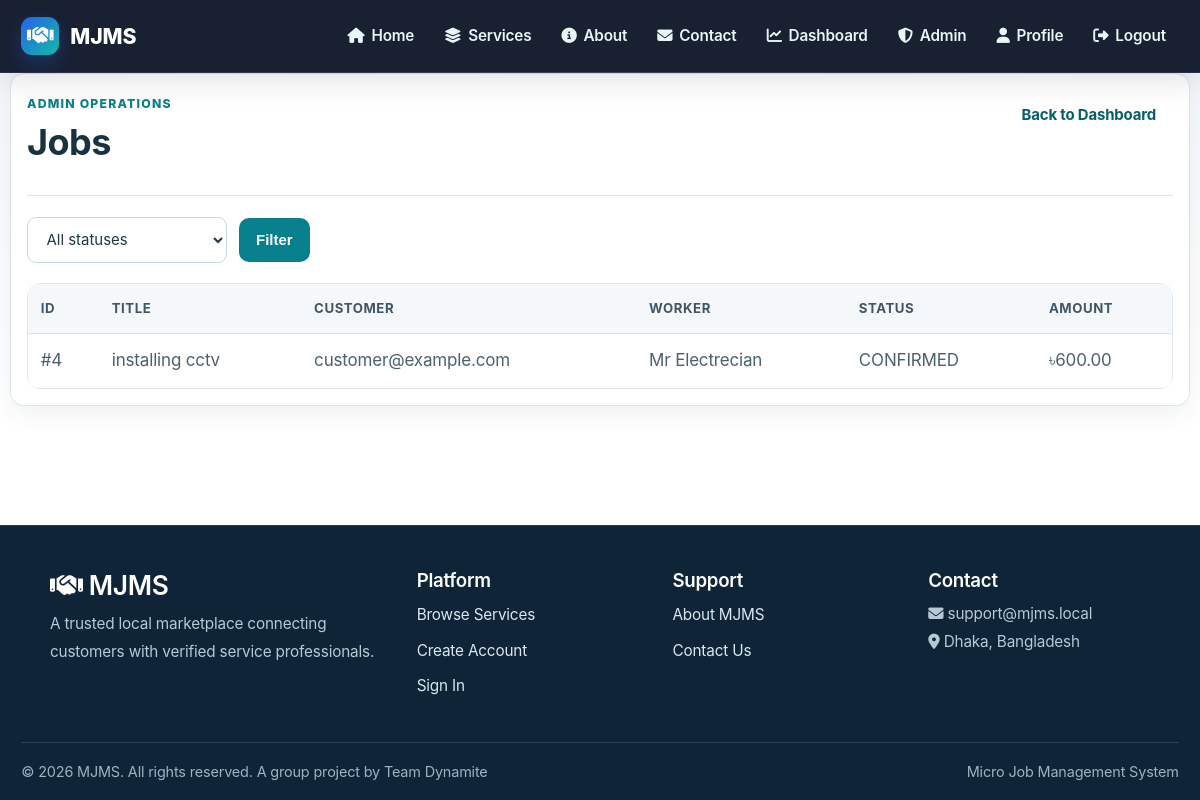
The app's page /dashboard/admin/jobs/ (signed in) with its own data.
### bookings/models.py (models this page shows, shortened)
class Job(models.Model):
    STATUS_CHOICES = [
        ('CONFIRMED', 'Confirmed'),
        ('IN_PROGRESS', 'In Progress'),
        ('COMPLETED', 'Completed'),
        ('CANCELLED', 'Cancelled'),
    ]
    service_request = models.OneToOneField(
        ServiceRequest,
        on_delete=models.CASCADE,
        related_name='job'
    )
    job_application = models.OneToOneField(
        JobApplication,
        on_delete=models.CASCADE,
        related_name='job'
    )
    customer = models.ForeignKey(
        settings.AUTH_USER_MODEL,
        on_delete=models.CASCADE,
        related_name='jobs_as_customer'
    )
    worker = models.ForeignKey(
        settings.AUTH_USER_MODEL,
        on_delete=models.CASCADE,
        related_name='jobs_as_worker'
    )
    title = models.CharField(max_length=200)
    description = models.TextField()
    proposed_price = models.DecimalField(max_digits=10, decimal_places=2)
    estimated_duration = models.DurationField()
    scheduled_date = models.DateField()
    scheduled_time_start = models.TimeField(null=True, blank=True)
    scheduled_time_end = models.TimeField(null=True, blank=True)
    location = models.CharField(max_length=255)
    address = models.TextField()
    status = models.CharField(
        max_length=20,
        choices=STATUS_CHOICES,
        default='CONFIRMED'
    )
    actual_start_time = models.DateTimeField(null=True, blank=True)
    actual_end_time = models.DateTimeField(null=True, blank=True)
    actual_price = models.DecimalField(
        max_digits=10, decimal_places=2, null=True, blank=True,
        help_text="Final price if different from proposed"
    )
    price_agreed = models.BooleanField(
        default=False,
        help_text="Whether the customer has accepted the current price"
    )
    price_agreed_at = models.DateTimeField(null=True, blank=True)
    completion_notes = models.TextField(blank=True, help_text="Notes from worker after completion")
    created_at = models.DateTimeField(auto_now_add=True)
    updated_at = models.DateTimeField(auto_now=True)
    class Meta:
        ordering = ['-created_at']
        indexes = [
            models.Index(fields=['customer', 'status']),
            models.Index(fields=['worker', 'status']),
            models.Index(fields=['scheduled_date']),
        ]

### accounts/models.py (models this page shows, shortened)
class CustomUser(AbstractBaseUser, PermissionsMixin):
    ROLE_CHOICES = (
        ('customer', 'Customer'),
        ('worker', 'Worker'),
        ('admin', 'Admin'),
    )
    first_name = models.CharField(max_length=150, blank=True)
    last_name = models.CharField(max_length=150, blank=True)
    email = models.EmailField(unique=True)
    is_staff = models.BooleanField(default=False)
    is_active = models.BooleanField(default=True)
    date_joined = models.DateTimeField(auto_now_add=False, null=True)
    objects = CustomUserManager()
    USERNAME_FIELD = 'email'
    REQUIRED_FIELDS = []
    def __init__(self, *args, **kwargs):
        legacy_verified = kwargs.pop('is_verified_worker', None)
        if legacy_verified is not None:
            kwargs['worker_status'] = 'APPROVED' if legacy_verified else 'PENDING'
        super().__init__(*args, **kwargs)
    WORKER_STATUS_CHOICES = [
        ('PENDING', 'Pending Approval'),
        ('APPROVED', 'Approved'),
        ('REJECTED', 'Rejected'),
        ('BLOCKED', 'Blocked'),
    ]
    CUSTOMER_STATUS_CHOICES = [
        ('ACTIVE', 'Active'),
        ('BLOCKED', 'Blocked'),
    ]
    role = models.CharField(max_length=20, choices=ROLE_CHOICES, default='customer')
    phone = models.CharField(max_length=15, blank=True, null=True)
    address = models.TextField(blank=True, null=True)
    city = models.CharField(max_length=100, blank=True, null=True)
    profile_picture = models.ImageField(
        upload_to='profile_pictures/',
        blank=True,
        null=True
    )
    preferred_contact_method = models.CharField(
        max_length=20,
        choices=(
            ('Email', 'Email'),
            ('SMS', 'SMS'),
        ),
        default='Email'
    )
    receive_notifications = models.BooleanField(default=True)
    is_blocked = models.BooleanField(default=False)
    worker_status = models.CharField(
        max_length=20,
        choices=WORKER_STATUS_CHOICES,
        default='PENDING',
        null=True,
        blank=True,
        help_text="Status for worker accounts only"
    )
    customer_status = models.CharField(
        max_length=20,
        choices=CUSTOMER_STATUS_CHOICES,
        default='ACTIVE',
        null=True,
        blank=True,
        help_text="Status for customer accounts only"
    )
    created_at = models.DateTimeField(auto_now_add=True, null=True)
    updated_at = models.DateTimeField(auto_now=True)
    def get_full_name(self):
        return f'{self.first_name} {self.last_name}'.strip()
    @property
    def is_verified_worker(self):
        """Backward-compatible alias for the worker approval status."""
        return self.role == 'worker' and self.worker_status == 'APPROVED'
    class Meta:
        indexes = [
            models.Index(fields=['role', 'created_at']),
            models.Index(fields=['is_blocked']),
        ]

### dashboard/admin_views.py (the view)
# urls.py: path('admin/jobs/', admin_views.admin_jobs_list, name='admin_jobs_list'),
@staff_member_required
def admin_jobs_list(request):
    status = request.GET.get('status', 'all')
    page = int(request.GET.get('page', 1))
    jobs = Job.objects.select_related(
        'customer', 'worker'
    ).order_by('-created_at')
    if status != 'all':
        jobs = jobs.filter(status=status)
    per_page = 20
    start = (page - 1) * per_page
    end = start + per_page
    total_pages = (jobs.count() + per_page - 1) // per_page
    jobs = jobs[start:end]
    context = {
        'jobs': jobs,
        'status_selected': status,
        'page': page,
        'total_pages': total_pages,
    }
    return render(request, 'dashboard/admin_jobs_list.html', context)

### notifications/views.py (called while the page is built)
def notification_context(request):
    if not request.user.is_authenticated:
        return {}
    return {
        'unread_notification_count': Notification.objects.filter(
            user=request.user,
            is_read=False,
        ).count(),
    }

### templates/dashboard/admin_jobs_list.html (shortened to what this page needs)
{% extends 'base.html' %}
{% block content %}
<div class="card">
    <div class="booking-page__header">
        <div>
            <p class="section-kicker">Admin Operations</p>
            <h2>Jobs</h2>
        </div>
        <a href="{% url 'dashboard_home' %}" class="btn btn-outline-secondary">Back to Dashboard</a>
    </div>
    <form method="get" class="filter-form" style="margin-bottom:20px;">
        <div style="display:flex; gap:12px; flex-wrap:wrap; align-items:center;">
            <select name="status" class="form-control" style="max-width:200px;">
                <option value="all" {% if status_selected == 'all' %}selected{% endif %}>All statuses</option>
            </select>
            <button type="submit" class="btn btn-primary">Filter</button>
        </div>
    </form>
    <div class="table-responsive">
        <table class="table">
            <thead>
                <tr>
                    <th>ID</th>
                    <th>Title</th>
                    <th>Customer</th>
                    <th>Worker</th>
                    <th>Status</th>
                    <th>Amount</th>
                </tr>
            </thead>
            <tbody>
                {% for job in jobs %}
                <tr>
                    <td>#{{ job.id }}</td>
                    <td>{{ job.title }}</td>
                    <td>{{ job.customer.get_full_name|default:job.customer.email }}</td>
                    <td>{{ job.worker.get_full_name|default:job.worker.email }}</td>
                    <td>{{ job.status }}</td>
                    <td>৳{{ job.actual_price|default:job.proposed_price|default:'0.00' }}</td>
                </tr>
                {% empty %}
                <tr><td colspan="6">No jobs found.</td></tr>
                {% endfor %}
            </tbody>
        </table>
    </div>
</div>
{% endblock %}

### static/css/professional.css (style rules this page uses)
:root { --primary-color: #1f4e79; --primary-dark: #163a56; --primary-light: #2d6ea8; --secondary-color: #31a24c; --secondary-dark: #229a3e; --accent-color: #f59e0b; --danger-color: #dc2626; --success-color: #10b981; --warning-color: #f97316; --info-color: #3b82f6; --text-dark: #1f2937; --text-muted: #6b7280; --text-light: #9ca3af; --bg-light: #f9fafb; --bg-lighter: #f3f4f6; --border-color: #e5e7eb; --border-light: #d1d5db; --font-primary: -apple-system, BlinkMacSystemFont, 'Segoe UI', Roboto, Oxygen, Ubuntu, Cantarell, sans-serif; --font-mono: 'Monaco', 'Courier New', monospace; --shadow-sm: 0 1px 2px 0 rgba(0, 0, 0, 0.05); --shadow-md: 0 4px 6px -1px rgba(0, 0, 0, 0.1); --shadow-lg: 0 10px 15px -3px rgba(0, 0, 0, 0.1); --shadow-xl: 0 20px 25px -5px rgba(0, 0, 0, 0.1); --radius-sm: 4px; --radius-md: 8px; --radius-lg: 12px; --radius-xl: 16px; }
* { margin: 0; padding: 0; box-sizing: border-box; }
html, body { height: 100%; }
body { font-family: var(--font-primary); background-color: var(--bg-light); color: var(--text-dark); line-height: 1.6; display: flex; flex-direction: column; }
a { color: var(--primary-color); text-decoration: none; transition: color 0.2s ease; }
h1, h2, h3, h4, h5, h6 { color: var(--text-dark); font-weight: 600; line-height: 1.3; margin-bottom: 0.5rem; }
h2 { font-size: 2rem; font-weight: 700; }
p { margin-bottom: 1rem; color: var(--text-muted); }
button, input[type="submit"], .btn { background: var(--primary-color); color: white; border: none; padding: 0.75rem 1.5rem; border-radius: var(--radius-md); cursor: pointer; font-weight: 500; font-size: 0.95rem; transition: all 0.2s ease; display: inline-block; text-align: center; }
.card, .container, .content { background: white; border-radius: var(--radius-lg); border: 1px solid var(--border-color); padding: 2rem; margin: 1.5rem 0; box-shadow: var(--shadow-sm); transition: all 0.3s ease; }
.btn-primary, .btn-secondary { display: inline-flex; align-items: center; justify-content: center; padding: 0.8rem 1.25rem; border-radius: 12px; font-weight: 600; transition: all 0.2s ease; }
.btn-primary { background: white; color: var(--primary-dark); }

### static/css/style.css (style rules this page uses)
html, body { height: 100%; }
body { font-family: Arial, sans-serif; margin: 0; padding: 0; background: #f7f9fc; color: #222; display: flex; flex-direction: column; }
h1, h2, h3 { color: #1f4e79; }
button, input[type="submit"] { background: #1f4e79; color: white; border: none; padding: 8px 12px; border-radius: 4px; cursor: pointer; }
.card { background: white; border: 1px solid #d9e2ec; border-radius: 8px; padding: 16px; margin: 12px 0; }
.form-select, .form-control { padding: 10px 12px; border: 1px solid #cbd5e1; border-radius: 8px; font-size: 0.95rem; color: #2d3748; background-color: white; transition: all 0.3s ease; font-family: inherit; }
.btn-primary { background: linear-gradient(135deg, #1f4e79 0%, #2d6ea8 100%); color: white; }
.btn-outline-secondary { background: white; color: #2d3748; border: 1px solid #cbd5e1; }
.booking-page__header { display: flex; justify-content: space-between; align-items: center; gap: 12px; margin-bottom: 20px; }
.section-kicker { margin: 0 0 6px; color: #3b82f6; text-transform: uppercase; letter-spacing: 0.08em; font-size: 0.72rem; font-weight: 700; }
.btn-primary { background: white; color: #1f4e79; }
.btn { display: inline-block; padding: 12px 28px; border-radius: 8px; font-weight: 600; text-decoration: none; cursor: pointer; border: none; transition: all 0.3s ease; font-size: 1rem; }
.btn-primary { background: linear-gradient(135deg, #2563eb 0%, #1e40af 100%); color: white; box-shadow: 0 4px 15px rgba(37, 99, 235, 0.3); }

### records on screen
Job: id "4", title "installing cctv", customer.get_full_name "customer@example.com", worker.get_full_name "Mr Electrecian", status "CONFIRMED", actual_price "600.00"
